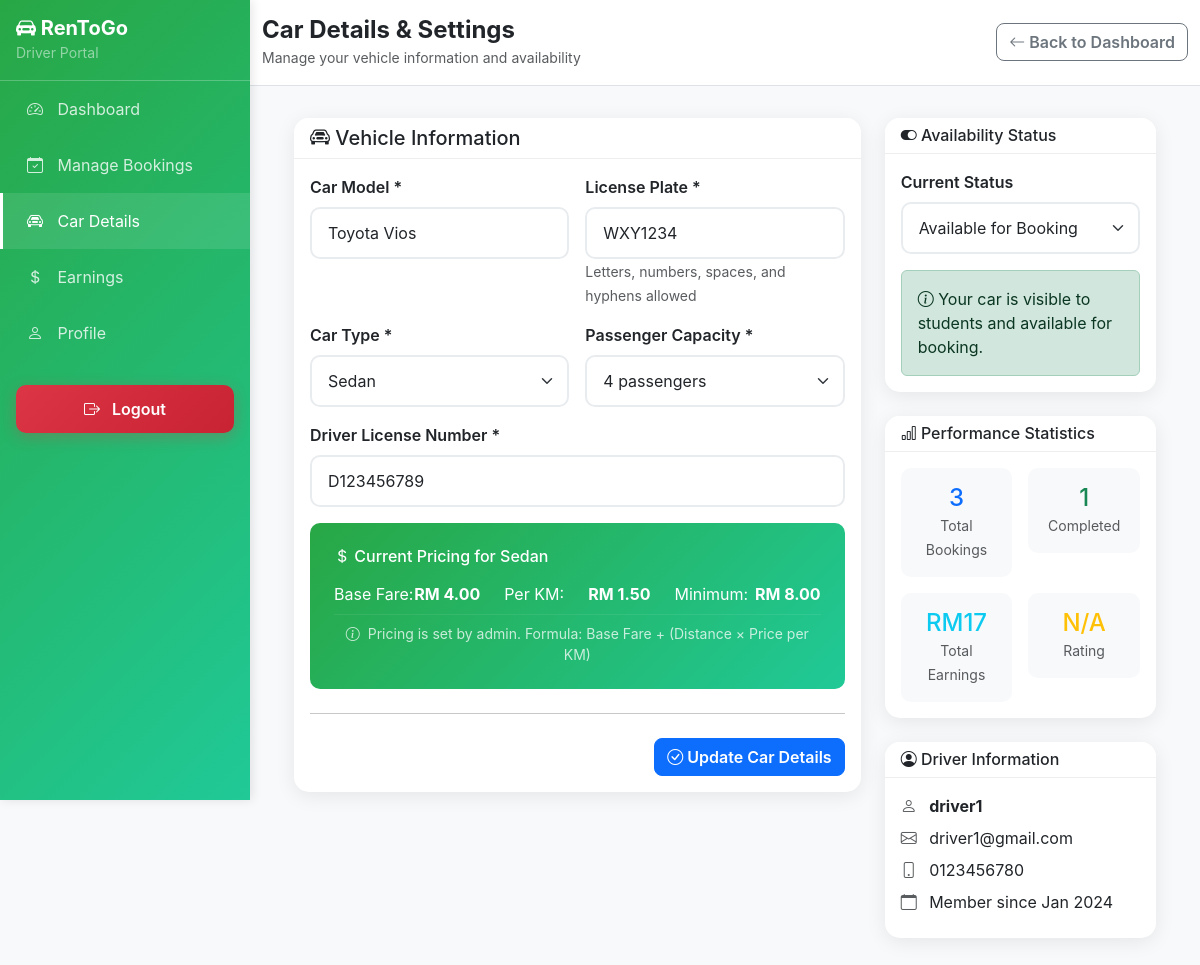
Page /driver/car-details.php (signed in) on the committed database.
### tables this page shows
CREATE TABLE `driver` (
  `driverid` int NOT NULL,
  `userid` int NOT NULL,
  `licensenumber` varchar(20) NOT NULL,
  `carmodel` varchar(100) NOT NULL,
  `plate` varchar(10) NOT NULL,
  `capacity` int NOT NULL,
  `status` enum('available','not available','maintenance') DEFAULT 'available',
  `rating` decimal(2,1) DEFAULT '0.0',
  `datehired` date NOT NULL,
  `price_per_hour` decimal(8,2) NOT NULL,
  `car_type` varchar(50) DEFAULT NULL
);

CREATE TABLE `pricing_settings` (
  `id` int NOT NULL,
  `car_type` enum('Sedan','Hatchback','SUV','MPV','Pickup') NOT NULL,
  `base_fare` decimal(6,2) NOT NULL DEFAULT '5.00' COMMENT 'Starting fare for any trip',
  `price_per_km` decimal(6,2) NOT NULL DEFAULT '1.50' COMMENT 'Rate per kilometer',
  `price_per_minute` decimal(6,2) DEFAULT '0.30' COMMENT 'Rate per minute for waiting time',
  `peak_multiplier` decimal(3,2) DEFAULT '1.20' COMMENT 'Peak hours multiplier',
  `minimum_fare` decimal(6,2) DEFAULT '8.00' COMMENT 'Minimum total fare',
  `created_at` timestamp NULL DEFAULT CURRENT_TIMESTAMP,
  `updated_at` timestamp NULL DEFAULT CURRENT_TIMESTAMP ON UPDATE CURRENT_TIMESTAMP
);

CREATE TABLE `user` (
  `userid` int NOT NULL,
  `username` varchar(50) NOT NULL,
  `full_name` varchar(255) DEFAULT NULL,
  `password` varchar(255) NOT NULL,
  `email` varchar(100) NOT NULL,
  `notel` varchar(15) NOT NULL,
  `gender` enum('Male','Female') NOT NULL,
  `role` enum('student','driver','admin') NOT NULL,
  `created` timestamp NULL DEFAULT CURRENT_TIMESTAMP,
  `status` enum('active','inactive') DEFAULT 'active'
);

### driver/car-details.php (the view, shortened to what the rows shown need)
<?php
$database = new Database();
$db = $database->getConnection();
$query = "SELECT d.*, u.username, u.email, u.notel FROM driver d
          JOIN user u ON d.userid = u.userid
          WHERE d.userid = ?";
$stmt = $db->prepare($query);
$stmt->bindParam(1, $_SESSION['userid']);
$stmt->execute();
$driver = $stmt->fetch(PDO::FETCH_ASSOC);
$pricing_info = null;
try {
    $query = "SELECT * FROM pricing_settings WHERE car_type = ?";
    $stmt = $db->prepare($query);
    $stmt->bindParam(1, $driver['car_type']);
    $stmt->execute();
    $pricing_info = $stmt->fetch(PDO::FETCH_ASSOC);
} catch (Exception $e) {
}
?>
<!DOCTYPE html>
<html lang="en">
<head>
    <link href="https://cdn.jsdelivr.net/npm/bootstrap@5.3.0/dist/css/bootstrap.min.css" rel="stylesheet">
    <link rel="stylesheet" href="https://cdn.jsdelivr.net/npm/bootstrap-icons@1.10.0/font/bootstrap-icons.css">
</head>
<body>
    <div class="d-flex">
        <div class="flex-grow-1">
            <div class="dashboard-content">
                <div class="container-fluid">
                    <div class="row g-4">
                        <div class="col-lg-8">
                            <div class="card fade-in">
                                <div class="card-body">
                                    <form method="POST" action="" id="carDetailsForm">
                                        <div class="row g-3">
                                            <div class="col-md-6">
                                                <label for="carmodel" class="form-label fw-semibold">Car Model *</label>
                                                <input type="text" class="form-control" id="carmodel" name="carmodel"
                                                       value="<?php echo htmlspecialchars($driver['carmodel']); ?>"
                                                       placeholder="e.g., Toyota Vios, Honda City" required>
                                            </div>
                                            <div class="col-md-6">
                                                <label for="plate" class="form-label fw-semibold">License Plate *</label>
                                                <input type="text" class="form-control" id="plate" name="plate"
                                                       value="<?php echo htmlspecialchars($driver['plate']); ?>"
                                                       placeholder="e.g., WXY 1234, ABC-1234" required>
                                                <small class="text-muted">Letters, numbers, spaces, and hyphens allowed</small>
                                            </div>
                                            <div class="col-md-6">
                                                <label for="car_type" class="form-label fw-semibold">Car Type *</label>
                                                <select class="form-select" id="car_type" name="car_type" required>
                                                    <option value="Sedan" <?php echo $driver['car_type'] == 'Sedan' ? 'selected' : ''; ?>>Sedan</option>
                                                </select>
                                            </div>
                                            <div class="col-md-6">
                                                <label for="capacity" class="form-label fw-semibold">Passenger Capacity *</label>
                                                <select class="form-select" id="capacity" name="capacity" required>
                                                    <?php for ($i = 1; $i <= 20; $i++): ?>
                                                        <option value="<?php echo $i; ?>" <?php echo $driver['capacity'] == $i ? 'selected' : ''; ?>>
                                                            <?php echo $i; ?> passenger<?php echo $i > 1 ? 's' : ''; ?>
                                                        </option>
                                                    <?php endfor; ?>
                                                </select>
                                            </div>
                                            <div class="col-12">
                                                <label for="licensenumber" class="form-label fw-semibold">Driver License Number *</label>
                                                <input type="text" class="form-control" id="licensenumber" name="licensenumber"
                                                       value="<?php echo htmlspecialchars($driver['licensenumber']); ?>"
                                                       placeholder="e.g., D123456789" required>
                                            </div>
                                        </div>
                                        <?php if ($pricing_info): ?>
                                        <div class="pricing-info">
                                            <h6 class="mb-3">
                                                <i class="bi bi-currency-dollar"></i> Current Pricing for <?php echo htmlspecialchars($driver['car_type']); ?>
                                            </h6>
                                            <div class="row">
                                                <div class="col-md-4">
                                                    <div class="pricing-detail">
                                                        <span>Base Fare:</span>
                                                        <strong>RM <?php echo number_format($pricing_info['base_fare'], 2); ?></strong>
                                                    </div>
                                                </div>
                                                <div class="col-md-4">
                                                    <div class="pricing-detail">
                                                        <span>Per KM:</span>
                                                        <strong>RM <?php echo number_format($pricing_info['price_per_km'], 2); ?></strong>
                                                    </div>
                                                </div>
                                                <div class="col-md-4">
                                                    <div class="pricing-detail">
                                                        <span>Minimum:</span>
                                                        <strong>RM <?php echo number_format($pricing_info['minimum_fare'], 2); ?></strong>
                                                    </div>
                                                </div>
                                            </div>
                                            <hr class="my-2" style="border-color: rgba(255,255,255,0.3);">
                                            <small class="d-block text-center opacity-75">
                                                <i class="bi bi-info-circle me-1"></i>
                                                Pricing is set by admin. Formula: Base Fare + (Distance × Price per KM)
                                            </small>
                                        </div>
                                        <?php endif; ?>
                                    </form>
                                </div>
                            </div>
                        </div>
                        <div class="col-lg-4">
                            <div class="card mb-4 fade-in">
                                <div class="card-body">
                                    <form method="POST" action="" id="statusForm">
                                        <div class="mb-3">
                                            <label for="status" class="form-label fw-semibold">Current Status</label>
                                            <select class="form-select" id="status" name="status" onchange="updateStatus()">
                                                <option value="available" <?php echo $driver['status'] == 'available' ? 'selected' : ''; ?>>
                                                    Available for Booking
                                                </option>
                                            </select>
                                        </div>
                                    </form>
                                </div>
                            </div>
                            <div class="card fade-in">
                                <div class="card-body">
                                    <ul class="list-unstyled mb-0">
                                        <li class="mb-2">
                                            <i class="bi bi-person text-muted me-2"></i>
                                            <strong><?php echo htmlspecialchars($driver['username']); ?></strong>
                                        </li>
                                        <li class="mb-2">
                                            <i class="bi bi-envelope text-muted me-2"></i>
                                            <?php echo htmlspecialchars($driver['email']); ?>
                                        </li>
                                        <li class="mb-2">
                                            <i class="bi bi-phone text-muted me-2"></i>
                                            <?php echo htmlspecialchars($driver['notel']); ?>
                                        </li>
                                        <li class="mb-2">
                                            <i class="bi bi-calendar text-muted me-2"></i>
                                            Member since <?php echo date('M Y', strtotime($driver['datehired'])); ?>
                                        </li>
                                    </ul>
                                </div>
                            </div>
                        </div>
                    </div>
                </div>
            </div>
        </div>
    </div>
</body>
</html>

### rows in the picture
driver: carmodel "Toyota Vios", plate "WXY1234", car_type "Sedan", capacity "4 passengers", licensenumber "D123456789", status "Available for Booking", userid.username "driver1", userid.email "driver1@gmail.com", userid.notel "0123456780", datehired "Jan 2024"
pricing_settings: base_fare "4.00", price_per_km "1.50", minimum_fare "8.00"

### other values in the picture
$stats['total_bookings'] "3"
$stats['completed_bookings'] "1"
$stats['total_earnings'] "17"
